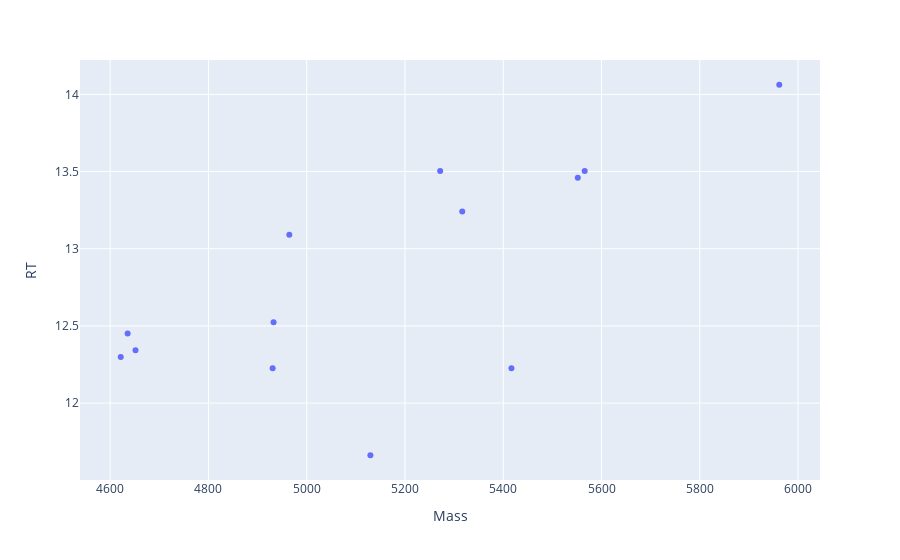

This figure's notebook cell:
### Code cell
# df_gap_dots = dots_in_mid_gap(df_src, 17879.42, 19856.72)
df_gap_dots = dots_in_mid_gap(df20, 4292.483, 6269.774)
plotly_zone(df_gap_dots)
df_gap_dots

### Figure 1 — Plotly figure (JSON) as saved in the notebook; plotly's stock layout.template omitted (floating-point values rounded to 4 significant figures)
{"data": [{"hovertemplate": "Mass=%{x}<br>RT=%{y}<extra></extra>", "legendgroup": "", "marker": {"color": "#636efa", "symbol": "circle"}, "mode": "markers", "name": "", "orientation": "v", "showlegend": false, "type": "scatter", "x": [5962.0, 5566.0, 5130.0, 4933.0, 5417.0, 5317.0, 4931.0, 5272.0, 5552.0, 4652.0, 4965.0, 4636.0, 4622.0], "xaxis": "x", "y": [14.06, 13.5, 11.66, 12.52, 12.23, 13.24, 12.23, 13.5, 13.46, 12.34, 13.09, 12.45, 12.3], "yaxis": "y"}], "layout": {"legend": {"tracegroupgap": 0}, "margin": {"t": 60}, "xaxis": {"anchor": "y", "domain": [0, 1], "title": {"text": "Mass"}}, "yaxis": {"anchor": "x", "domain": [0, 1], "title": {"text": "RT"}}}}
